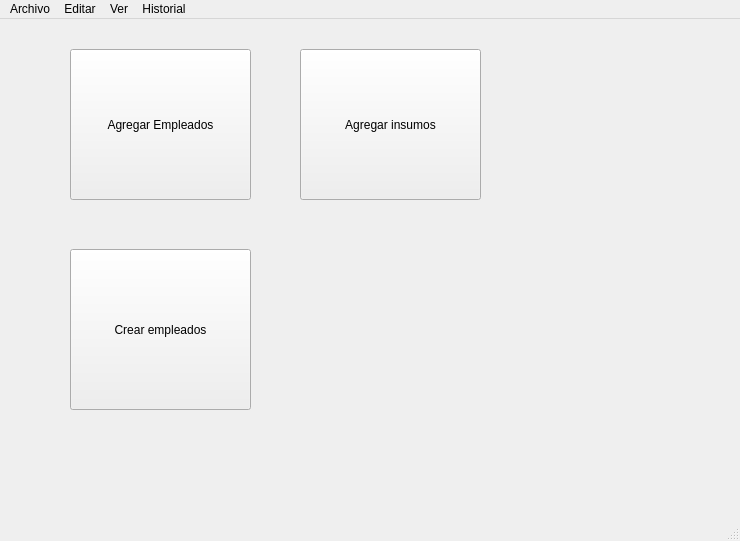
<?xml version="1.0" encoding="UTF-8"?>
<ui version="4.0">
 <class>Dashboard</class>
 <widget class="QMainWindow" name="Dashboard">
  <property name="geometry">
   <rect>
    <x>0</x>
    <y>0</y>
    <width>740</width>
    <height>541</height>
   </rect>
  </property>
  <property name="maximumSize">
   <size>
    <width>740</width>
    <height>541</height>
   </size>
  </property>
  <property name="windowTitle">
   <string>MainWindow</string>
  </property>
  <widget class="QWidget" name="centralwidget">
   <widget class="QPushButton" name="pushButton">
    <property name="geometry">
     <rect>
      <x>70</x>
      <y>30</y>
      <width>181</width>
      <height>151</height>
     </rect>
    </property>
    <property name="text">
     <string>Agregar Empleados</string>
    </property>
   </widget>
   <widget class="QPushButton" name="pushButton_2">
    <property name="geometry">
     <rect>
      <x>70</x>
      <y>230</y>
      <width>181</width>
      <height>161</height>
     </rect>
    </property>
    <property name="text">
     <string>Crear empleados</string>
    </property>
   </widget>
   <widget class="QPushButton" name="pushButton_3">
    <property name="geometry">
     <rect>
      <x>300</x>
      <y>30</y>
      <width>181</width>
      <height>151</height>
     </rect>
    </property>
    <property name="text">
     <string>Agregar insumos</string>
    </property>
   </widget>
  </widget>
  <widget class="QMenuBar" name="menubar">
   <property name="geometry">
    <rect>
     <x>0</x>
     <y>0</y>
     <width>740</width>
     <height>24</height>
    </rect>
   </property>
   <widget class="QMenu" name="menuArchivo">
    <property name="title">
     <string>Archivo</string>
    </property>
   </widget>
   <widget class="QMenu" name="menuEditar">
    <property name="title">
     <string>Editar</string>
    </property>
   </widget>
   <widget class="QMenu" name="menuVer">
    <property name="title">
     <string>Ver</string>
    </property>
   </widget>
   <widget class="QMenu" name="menuHistorial">
    <property name="title">
     <string>Historial</string>
    </property>
   </widget>
   <addaction name="menuArchivo"/>
   <addaction name="menuEditar"/>
   <addaction name="menuVer"/>
   <addaction name="menuHistorial"/>
  </widget>
  <widget class="QStatusBar" name="statusbar"/>
 </widget>
 <resources/>
 <connections/>
</ui>
